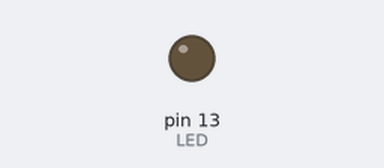
Bench run of a sketch on a simulated Arduino Uno, built with avr-gcc and run on an emulated ATmega328P. Shown: output pins drawn as LEDs (lit = HIGH).

Above: at 0.5 s.
At 18.8 s:
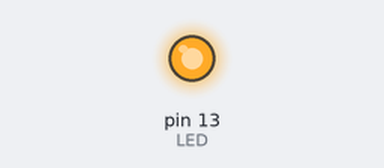
Timing chart, 0 to 20.7 s (numbered marks = the images above):
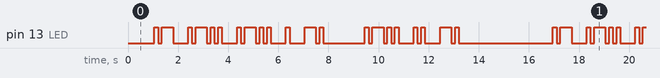

The sketch:

Morse_Code.ino
```cpp
int LED = 13;
int dot = 150;
int dash = dot * 3;
int elemPause = dot;
int charPause = dot * 3;
int wordPause = dot * 7;
char fName[] = "allen";
char lName[] = "lin";

void setup() {
  pinMode(LED, OUTPUT);
}
void MorseDot() {
  digitalWrite(LED, HIGH);
  delay(dot);
}
void MorseDash() {
  digitalWrite(LED, HIGH);
  delay(dash);
}
void MorseElemPause() {
  digitalWrite(LED, LOW);
  delay(elemPause);
}
void MorseCharPause() {
  digitalWrite(LED, LOW);
  delay(charPause);
}
void MorseWordPause() {
  digitalWrite(LED, LOW);   // turn the LED on (HIGH is the voltage level)
  delay(wordPause);                       // wait for a second
}
void Turnoff () {
  digitalWrite(LED, LOW);
  delay(wordPause);
}
void loop () {
  int i = 0;
  Turnoff();
  switch (fName[0]) {
    case 'a':
      MorseDot();
      MorseElemPause();
      MorseDash();
      MorseElemPause();
      break;
    case 'e':
      MorseDot();
      MorseElemPause();
      break;
    case 'i':
      MorseDot();
      MorseElemPause();
      MorseDot();
      MorseElemPause();
      break;
    case 'l':
      MorseDot();
      MorseElemPause();
      MorseDash();
      MorseElemPause();
      MorseDot();
      MorseElemPause();
      MorseDot();
      MorseElemPause();
      break;
    case 'n':
      MorseDash();
      MorseElemPause();
      MorseDot();
      MorseElemPause();
      break;
  }
  MorseCharPause();
  switch (fName[1]) {
    case 'a':
      MorseDot();
      MorseElemPause();
      MorseDash();
      MorseElemPause();
      break;
    case 'e':
      MorseDot();
      MorseElemPause();
      break;
    case 'i':
      MorseDot();
      MorseElemPause();
      MorseDot();
      MorseElemPause();
      break;
    case 'l':
      MorseDot();
      MorseElemPause();
      MorseDash();
      MorseElemPause();
      MorseDot();
      MorseElemPause();
      MorseDot();
      MorseElemPause();
      break;
    case 'n':
      MorseDash();
      MorseElemPause();
      MorseDot();
      MorseElemPause();
      break;
  }
  MorseCharPause();
  switch (fName[2]) {
    case 'a':
      MorseDot();
      MorseElemPause();
      MorseDash();
      MorseElemPause();
      break;
    case 'e':
      MorseDot();
      MorseElemPause();
      break;
    case 'i':
      MorseDot();
      MorseElemPause();
      MorseDot();
      MorseElemPause();
      break;
    case 'l':
      MorseDot();
      MorseElemPause();
      MorseDash();
      MorseElemPause();
      MorseDot();
      MorseElemPause();
      MorseDot();
      MorseElemPause();
      break;
    case 'n':
      MorseDash();
      MorseElemPause();
      MorseDot();
      MorseElemPause();
      break;
  }
  MorseCharPause();
  switch (fName[3]) {
    case 'a':
      MorseDot();
      MorseElemPause();
      MorseDash();
      MorseElemPause();
      break;
    case 'e':
      MorseDot();
      MorseElemPause();
      break;
    case 'i':
      MorseDot();
      MorseElemPause();
      MorseDot();
      MorseElemPause();
      break;
    case 'l':
      MorseDot();
      MorseElemPause();
      MorseDash();
      MorseElemPause();
      MorseDot();
      MorseElemPause();
      MorseDot();
      MorseElemPause();
      break;
    case 'n':
      MorseDash();
      MorseElemPause();
      MorseDot();
      MorseElemPause();
      break;
  }
  MorseCharPause();
  switch (fName[4]) {
    case 'a':
      MorseDot();
      MorseElemPause();
      MorseDash();
      MorseElemPause();
      break;
    case 'e':
      MorseDot();
      MorseElemPause();
      break;
    case 'i':
      MorseDot();
      MorseElemPause();
      MorseDot();
      MorseElemPause();
      break;
    case 'l':
      MorseDot();
      MorseElemPause();
      MorseDash();
      MorseElemPause();
      MorseDot();
      MorseElemPause();
      MorseDot();
      MorseElemPause();
      break;
    case 'n':
      MorseDash();
      MorseElemPause();
      MorseDot();
      MorseElemPause();
      break;
  }
  MorseCharPause();
  MorseWordPause();
  switch (lName[0]) {
    case 'a':
      MorseDot();
      MorseElemPause();
      MorseDash();
      MorseElemPause();
      break;
    case 'e':
      MorseDot();
      MorseElemPause();
      break;
    case 'i':
      MorseDot();
      MorseElemPause();
      MorseDot();
      MorseElemPause();
      break;
    case 'l':
      MorseDot();
      MorseElemPause();
      MorseDash();
      MorseElemPause();
      MorseDot();
      MorseElemPause();
      MorseDot();
      MorseElemPause();
      break;
    case 'n':
      MorseDash();
      MorseElemPause();
      MorseDot();
      MorseElemPause();
      break;
  }
  MorseCharPause();
  switch (lName[1]) {
    case 'a':
      MorseDot();
      MorseElemPause();
      MorseDash();
      MorseElemPause();
      break;
    case 'e':
      MorseDot();
      MorseElemPause();
      break;
    case 'i':
      MorseDot();
      MorseElemPause();
      MorseDot();
      MorseElemPause();
      break;
    case 'l':
      MorseDot();
      MorseElemPause();
      MorseDash();
      MorseElemPause();
      MorseDot();
      MorseElemPause();
      MorseDot();
      MorseElemPause();
      break;
    case 'n':
      MorseDash();
      MorseElemPause();
      MorseDot();
      MorseElemPause();
      break;
  }
  MorseCharPause();
  switch (lName[2]) {
    case 'a':
      MorseDot();
      MorseElemPause();
      MorseDash();
      MorseElemPause();
      break;
    case 'e':
      MorseDot();
      MorseElemPause();
      break;
    case 'i':
      MorseDot();
      MorseElemPause();
      MorseDot();
      MorseElemPause();
      break;
    case 'l':
      MorseDot();
      MorseElemPause();
      MorseDash();
      MorseElemPause();
      MorseDot();
      MorseElemPause();
      MorseDot();
      MorseElemPause();
      break;
    case 'n':
      MorseDash();
      MorseElemPause();
      MorseDot();
      MorseElemPause();
      break;
  }
  MorseCharPause();
  MorseWordPause();
  Turnoff();
}
```

Measured:
- by itself, pin 13 (LED): moves between LOW and HIGH, repeating every 15.9 s
- by itself, everything shown: repeats every 15.9 s, in 42 steps
